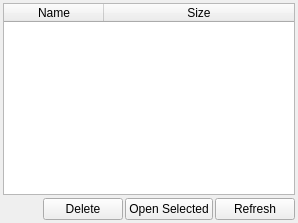
           <widget class="QWidget" name="tab_8">
            <attribute name="title">
             <string>Local Logs</string>
            </attribute>
            <layout class="QVBoxLayout" name="verticalLayout_12">
             <property name="spacing">
              <number>3</number>
             </property>
             <property name="leftMargin">
              <number>3</number>
             </property>
             <property name="topMargin">
              <number>3</number>
             </property>
             <property name="rightMargin">
              <number>3</number>
             </property>
             <property name="bottomMargin">
              <number>3</number>
             </property>
             <item>
              <widget class="QTableWidget" name="logLocalTable">
               <property name="editTriggers">
                <set>QAbstractItemView::EditTrigger::NoEditTriggers</set>
               </property>
               <property name="selectionMode">
                <enum>QAbstractItemView::SelectionMode::ExtendedSelection</enum>
               </property>
               <property name="selectionBehavior">
                <enum>QAbstractItemView::SelectionBehavior::SelectRows</enum>
               </property>
               <property name="sortingEnabled">
                <bool>false</bool>
               </property>
               <attribute name="horizontalHeaderStretchLastSection">
                <bool>true</bool>
               </attribute>
               <column>
                <property name="text">
                 <string>Name</string>
                </property>
               </column>
               <column>
                <property name="text">
                 <string>Size</string>
                </property>
               </column>
              </widget>
             </item>
             <item>
              <layout class="QHBoxLayout" name="horizontalLayout_10">
               <property name="spacing">
                <number>2</number>
               </property>
               <item>
                <spacer name="horizontalSpacer">
                 <property name="orientation">
                  <enum>Qt::Orientation::Horizontal</enum>
                 </property>
                 <property name="sizeHint" stdset="0">
                  <size>
                   <width>40</width>
                   <height>20</height>
                  </size>
                 </property>
                </spacer>
               </item>
               <item>
                <widget class="QPushButton" name="logLocalDeleteButton">
                 <property name="text">
                  <string>Delete</string>
                 </property>
                 <property name="icon">
                  <iconset resource="../res.qrc">
                   <normaloff>:/res/icons/Delete-96.png</normaloff>:/res/icons/Delete-96.png</iconset>
                 </property>
                </widget>
               </item>
               <item>
                <widget class="QPushButton" name="logLocalOpenButton">
                 <property name="text">
                  <string>Open Selected</string>
                 </property>
                 <property name="icon">
                  <iconset resource="../res.qrc">
                   <normaloff>:/res/icons/Open Folder-96.png</normaloff>:/res/icons/Open Folder-96.png</iconset>
                 </property>
                </widget>
               </item>
               <item>
                <widget class="QPushButton" name="logLocalRefreshButton">
                 <property name="text">
                  <string>Refresh</string>
                 </property>
                 <property name="icon">
                  <iconset resource="../res.qrc">
                   <normaloff>:/res/icons/Refresh-96.png</normaloff>:/res/icons/Refresh-96.png</iconset>
                 </property>
                </widget>
               </item>
              </layout>
             </item>
            </layout>
           </widget>
